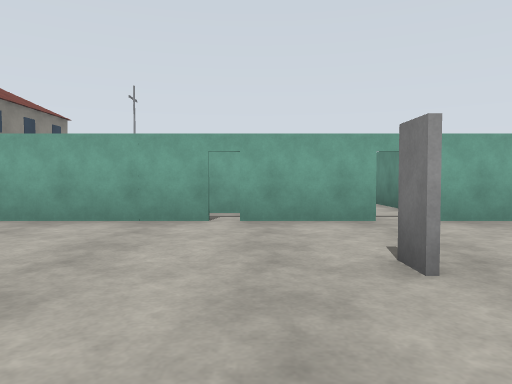
[1] (above)

16 first-person views from a walk through a Gazebo world. The camera is 1.2 m above the floor, tilts 2° down and sees 70° across. The floor is counted in squares, 2 m on a side. Each view is taken from the middle of a square. On the plan, view 1 faces up. The plan holds only what a view shows up to about 10 squares ahead; the rest is blank. Simple patterns stand in for the simulator's built-in surfaces. Simple shapes stand in for some stock models. Some surface patterns are stand-ins.

[2]
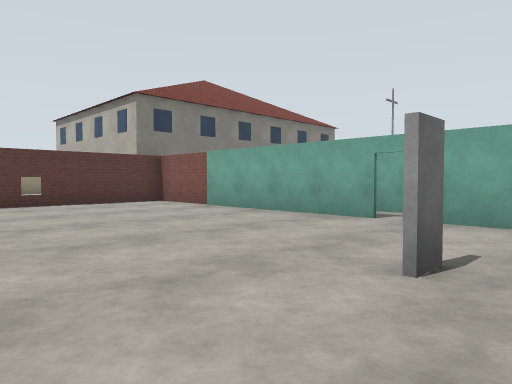

[3]
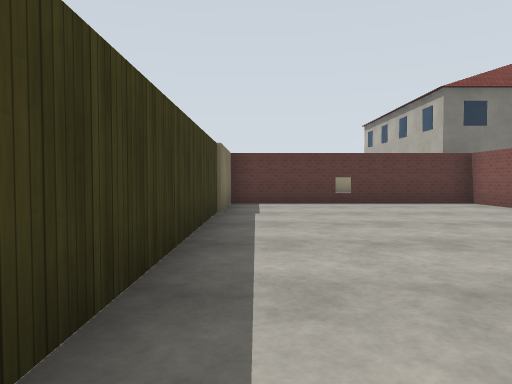

[4]
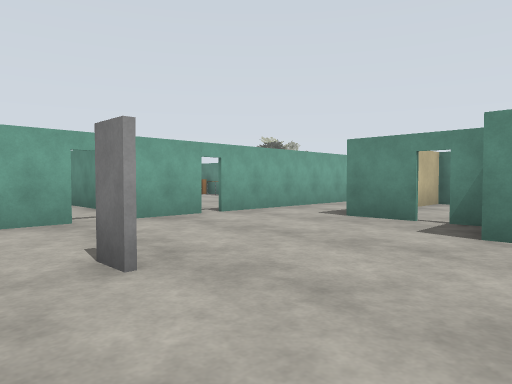

[5]
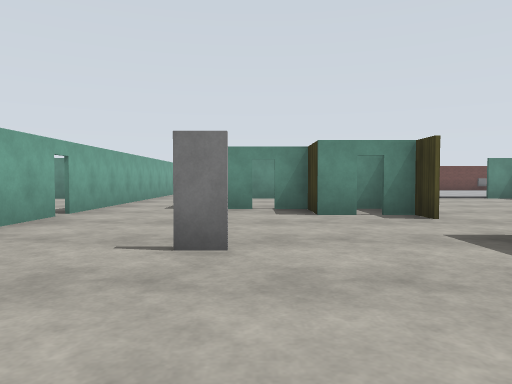

[6]
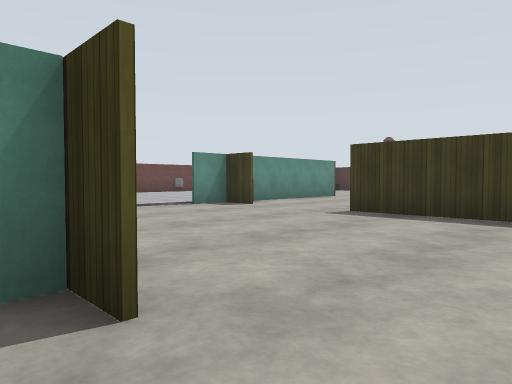

[7]
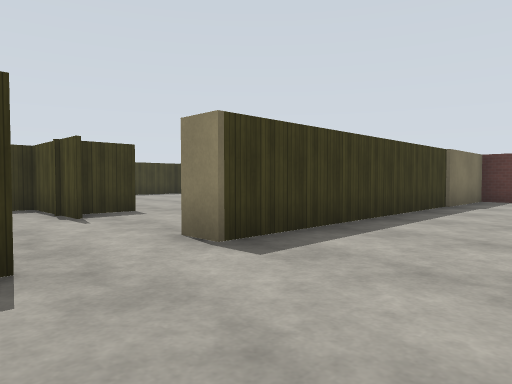

[8]
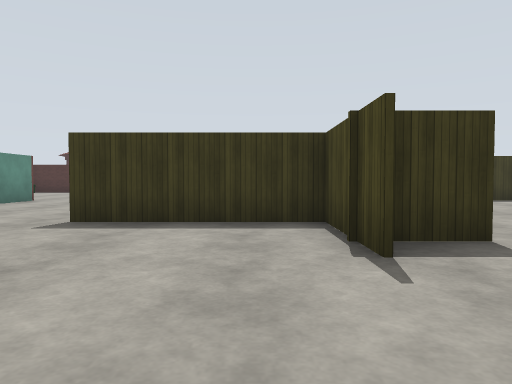

[9]
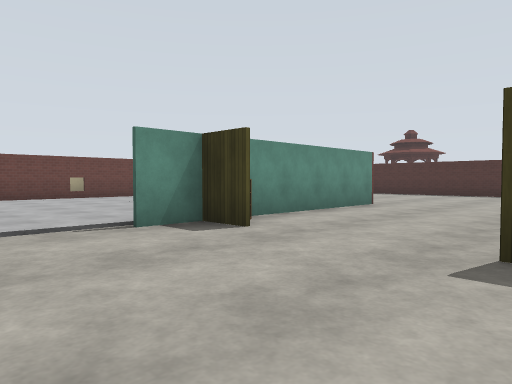

[10]
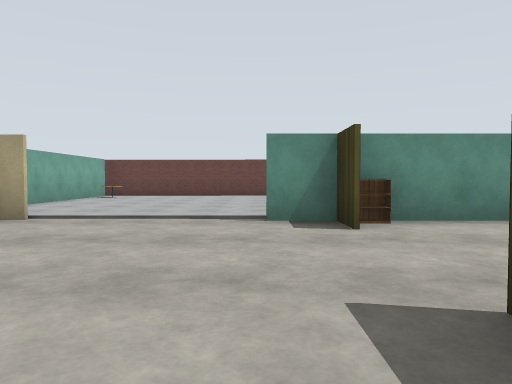

[11]
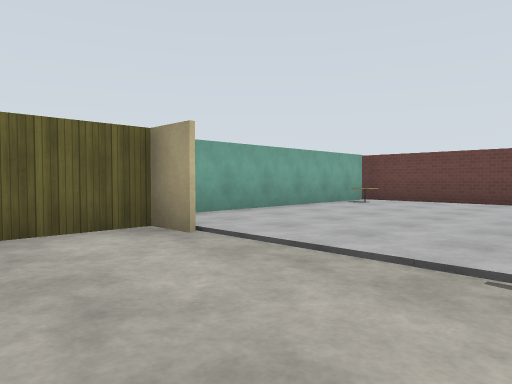

[12]
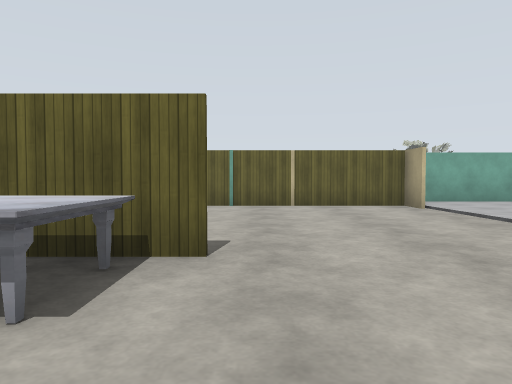

[13]
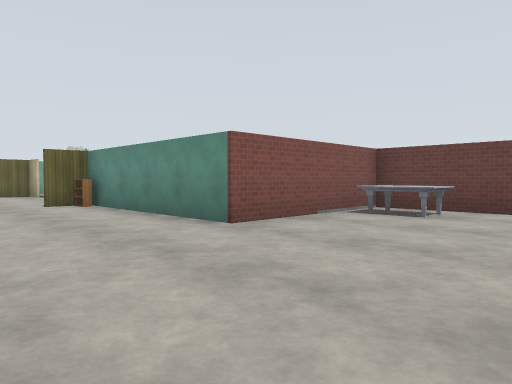

[14]
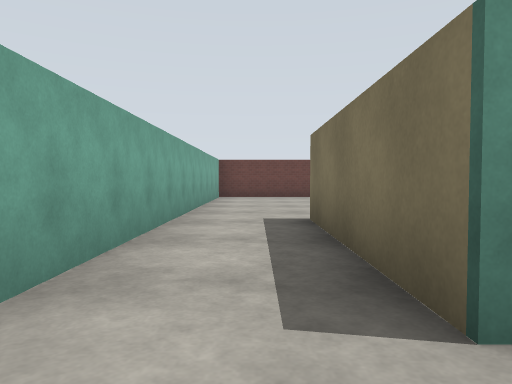

[15]
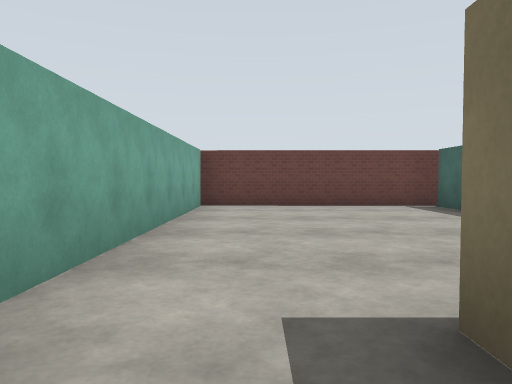

[16]
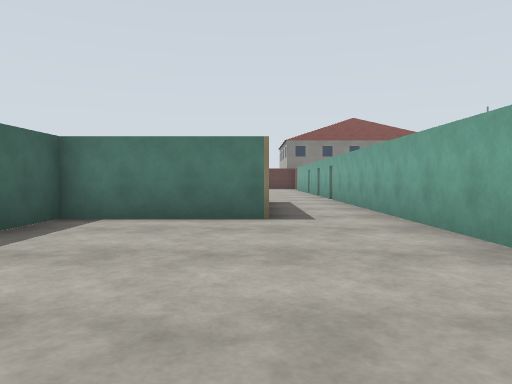

### Floor plan
Points are (right, up) in squares from view 1. A wall is a line through its corners. A room is listed if a view was taken in it or the views show most of it. See-through windows are left out.
Room 1 (views 1, 2, 3, 4, 5, 6, 7, 14)
walls: (-0.6, 5.2) (-7.1, 5.2) (-7.1, -0.7) (1.8, -0.7); (1.7, 5.2) (-0.3, 5.2); (4.1, 0.2) (4.1, 1) (5.4, 1); (4.1, -0.7) (4.1, -0.1); (4, 5.2) (2.5, 5.2); (5.3, 2) (5.3, 3.2)
ways out: opening at (2.5, -1) to room 2; opening at (5, 4) to room 4; open door at (-0.5, 5); open door at (2, 5); open door at (4, 0); open door at (4, 5); open door at (5, 2)
objects: door leaf (1, 2)
Room 2 (views 8, 9, 10, 11)
walls: (9.4, -6.2) (8.3, -6.2); (8.3, -6.1) (9.4, -6.1); (9.3, -7.6) (9.3, -5.1); (9.3, -0.7) (4.9, -0.7); (5.6, -6.2) (4, -6.2); (16.2, -6) (16.2, -5); (16.2, -3.5) (16.2, 0); (2.5, -6.1) (5.6, -6.1); (16, -0.1) (10.1, -0.1); (2, -3.7) (2, -5.5); (1.8, -0.7) (1.8, -1.4); (0.6, -4.5) (2.1, -4.5)
ways out: opening at (2.5, -1) to room 1; opening at (6.5, -7) to room 3; opening at (1, -2.5)
objects: marble table (5, -7); bookshelf (9, -7); other object (15, -1)
Room 3 (views 12, 13)
walls: (12.4, -11.3) (9.3, -11.3) (9.3, -7.6)
ways out: opening at (6.5, -7) to room 2
objects: marble table (12, -13) to (13, -12)
Room 4 (views 15, 16)
walls: (15, 0) (16, 0); (16.2, 0) (16.3, 5.2) (4.2, 5.2); (5.3, 3.2) (9.4, 3.2) (9.4, 0) (10.9, 0)
ways out: opening at (5, 4) to room 1

Where each view was taken, in squares from view 1:
view 1: 0 up, 0 right, facing up
view 2: 0 up, 2 right, facing up-left
view 3: 0 up, 2 right, facing left
view 4: 0 up, 0 right, facing up-right
view 5: 2 up, 2 left, facing right
view 6: 0 up, 2 right, facing down-right
view 7: 2 up, 4 right, facing down-left
view 8: 1 down, 3 right, facing down
view 9: 3 down, 5 right, facing down-right
view 10: 5 down, 4 right, facing right
view 11: 5 down, 7 right, facing up-right
view 12: 9 down, 6 right, facing up
view 13: 15 down, 6 right, facing up-right
view 14: 4 up, 4 right, facing right
view 15: 4 up, 8 right, facing right
view 16: 3 up, 15 right, facing left
